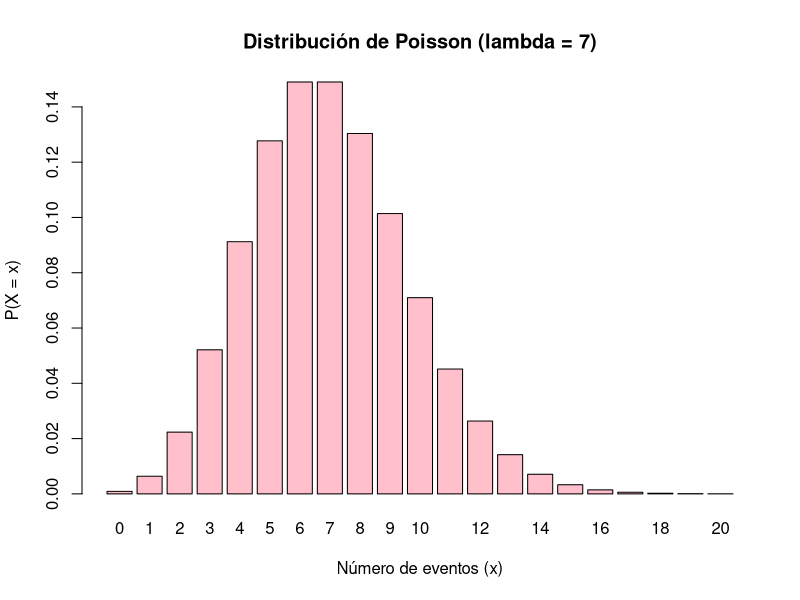
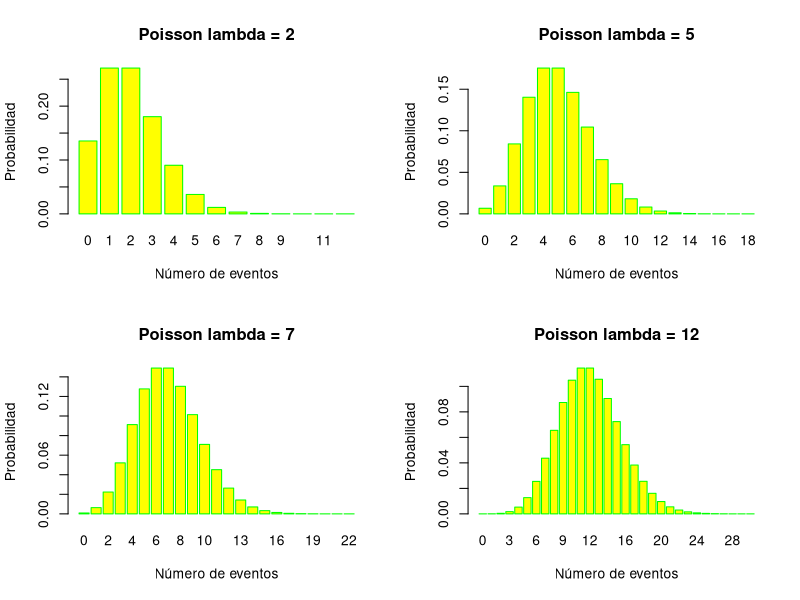
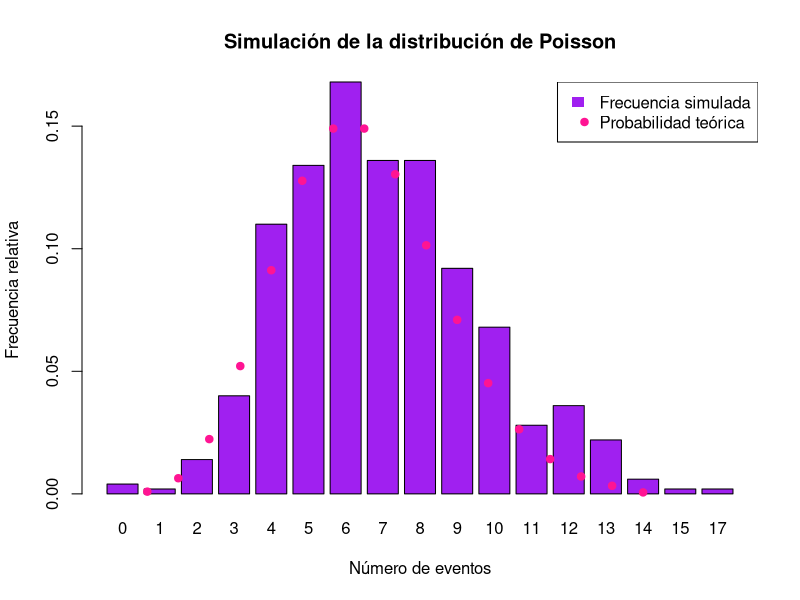
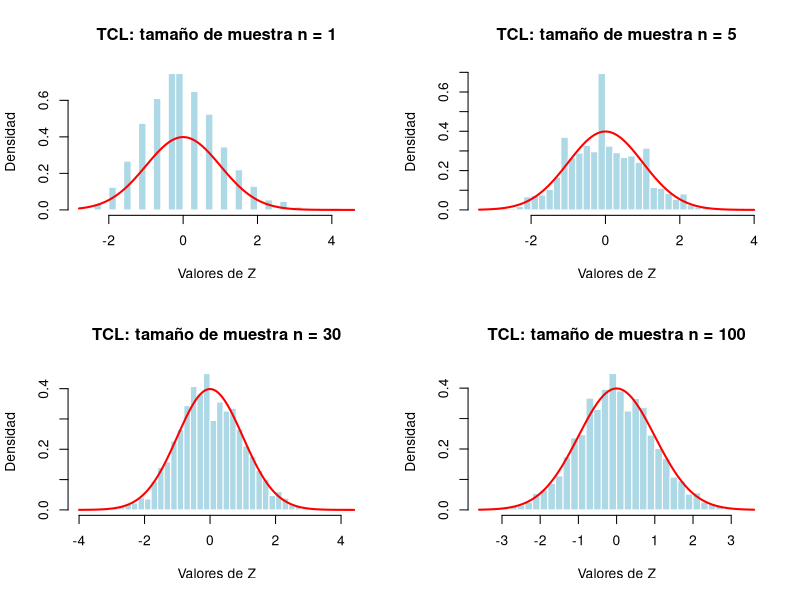
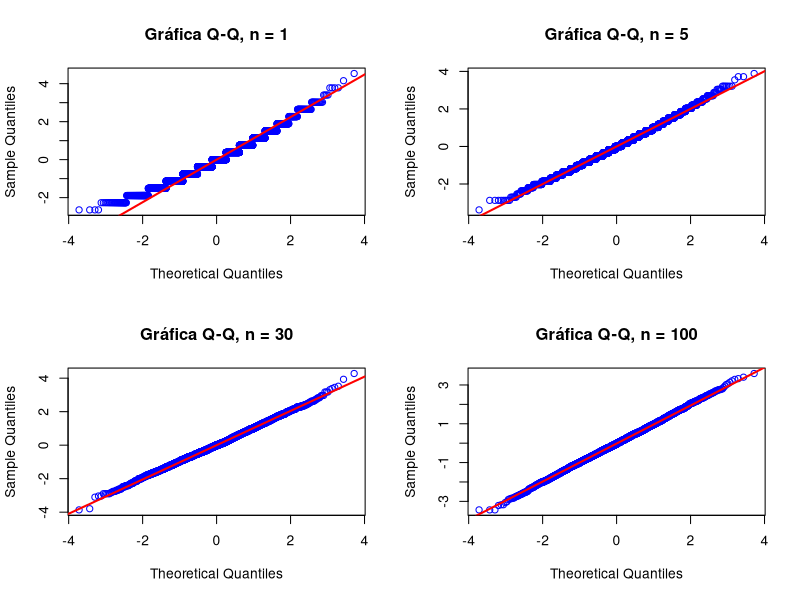

Write R code to recreate these figures, in order.
## ---- chunk 1
# Distribución de Poisson

# Parámetro lambda
lambda <- 7

# Valores posibles de X
x <- 0:20

# Calcular probabilidades
probabilidades <- dpois(x, lambda)

# Crear tabla de probabilidades
tabla_poisson <- data.frame(
  Eventos = x,
  Probabilidad = probabilidades
)

# Mostrar resultados
print(tabla_poisson)

# Gráfica de la función de probabilidad
barplot(
  probabilidades,
  names.arg = x,
  col = "pink",
  main = "Distribución de Poisson (lambda = 7)",
  xlab = "Número de eventos (x)",
  ylab = "P(X = x)"
)
## ---- chunk 2
# Valores del parámetro lambda
lambdas <- c(2, 5, 7, 12)

# Configuración de las gráficas
par(mfrow = c(2, 2))

for (l in lambdas) {

  x <- 0:(l + 4 * sqrt(l) + 5)

  probabilidades <- dpois(x, l)

  barplot(
    probabilidades,
    names.arg = x,
    col = "yellow",
    border = "green",
    main = paste("Poisson lambda =", l),
    xlab = "Número de eventos",
    ylab = "Probabilidad"
  )
}

# Restaurar configuración
par(mfrow = c(1, 1))
## ---- chunk 3
# Parámetro de Poisson
lambda <- 7

# Simulación de 500 observaciones
set.seed(123)

datos <- rpois(n = 500, lambda = lambda)

# Mostrar primeras observaciones
head(datos, 10)

# Media y varianza teóricas
media_teorica <- lambda
varianza_teorica <- lambda

# Media y varianza muestrales
media_muestral <- mean(datos)
varianza_muestral <- var(datos)

# Tabla comparativa
resultados <- data.frame(
  Caracteristica = c("Media", "Varianza"),
  Teorica = c(media_teorica, varianza_teorica),
  Muestral = c(media_muestral, varianza_muestral)
)

print(resultados)

## ---- chunk 4
# Frecuencias relativas
frecuencias <- table(datos) / length(datos)

# Valores de X
x <- as.numeric(names(frecuencias))

# Gráfica de frecuencias simuladas
barplot(
  frecuencias,
  names.arg = x,
  col = "purple",
  main = "Simulación de la distribución de Poisson",
  xlab = "Número de eventos",
  ylab = "Frecuencia relativa"
)

# Superponer probabilidades teóricas
points(
  x = seq_along(x) + 0.5,
  y = dpois(x, lambda),
  col = "deeppink",
  pch = 19
)

legend(
  "topright",
  legend = c("Frecuencia simulada", "Probabilidad teórica"),
  fill = c("purple", NA),
  border = NA,
  col = c(NA, "deeppink"),
  pch = c(NA, 19)
)
## ---- chunk 5
# Verificación del teorema central del límite

set.seed(123)

# Parámetro de Poisson
lambda <- 7

# Tamaños de muestra
tamanos <- c(1, 2, 5, 10, 30, 50, 100)

# Número de repeticiones
B <- 5000

# Configuración de gráficas
par(mfrow = c(2, 2))

for (n in tamanos[c(1, 3, 5, 7)]) {

  # Simular medias muestrales
  medias <- replicate(
    B,
    mean(rpois(n, lambda))
  )

  # Estandarizar las medias
  Z <- (medias - lambda) / sqrt(lambda / n)

  # Histograma
  hist(
    Z,
    probability = TRUE,
    breaks = 30,
    col = "lightblue",
    border = "white",
    main = paste("TCL: tamaño de muestra n =", n),
    xlab = "Valores de Z",
    ylab = "Densidad"
  )

  # Curva de distribución normal estándar
  curve(
    dnorm(x, mean = 0, sd = 1),
    add = TRUE,
    col = "red",
    lwd = 2
  )
}

par(mfrow = c(1, 1))

## ---- chunk 6
set.seed(123)

par(mfrow = c(2, 2))

for (n in c(1, 5, 30, 100)) {

  medias <- replicate(
    5000,
    mean(rpois(n, lambda = 7))
  )

  Z <- (medias - 7) / sqrt(7 / n)

  qqnorm(
    Z,
    main = paste("Gráfica Q-Q, n =", n),
    col = "blue"
  )

  qqline(Z, col = "red", lwd = 2)
}

par(mfrow = c(1, 1))


## ---- chunk 7
set.seed(123)

lambda <- 7

tamanos <- c(1, 2, 5, 10, 30, 50, 100)

B <- 10000

# Probabilidad teórica normal estándar
probabilidad_teorica <- pnorm(1.96) - pnorm(-1.96)

# Crear tabla de resultados
resultados_TCL <- data.frame()

for (n in tamanos) {

  medias <- replicate(
    B,
    mean(rpois(n, lambda))
  )

  Z <- (medias - lambda) / sqrt(lambda / n)

  # Proporción dentro del intervalo
  proporcion <- mean(Z >= -1.96 & Z <= 1.96)

  resultados_TCL <- rbind(
    resultados_TCL,
    data.frame(
      Tamano_muestra = n,
      Media_Z = mean(Z),
      Varianza_Z = var(Z),
      Proporcion = proporcion,
      Probabilidad_normal = probabilidad_teorica
    )
  )
}

print(resultados_TCL)
